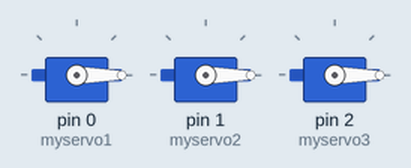
The sketch below on a simulated Arduino Uno, built with avr-gcc and run on an emulated ATmega328P. Shown: 3 × servo.

Above: at 0.1 s.
At 11.1 s:
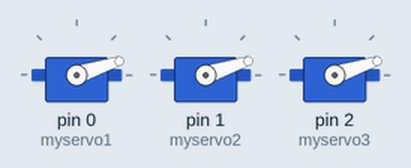
Timing chart, 0 to 22.5 s (numbered marks = the images above):
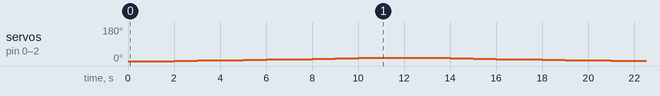

The sketch:

TripleSerialControl.ino
```cpp
//Triple ESC Serial Control
#include <Servo.h>

Servo myservo1;
Servo myservo2;
Servo myservo3;
String incomingString;

void arm(){
  // arm the speed controller, modify as necessary for your ESC
  setSpeed(0, 'a');
  setSpeed(0, 'b');
  setSpeed(0, 'c');
  delay(1000); //delay 1 second,  some speed controllers may need longer

  // sweep up from 0 to to maximum speed in 20 seconds
  int speed;
  //not high enough to start a disturbance
  for(speed = 0; speed <= 10; speed += 1) {
    setSpeed(speed,'a');
    setSpeed(speed, 'b');
    setSpeed(speed, 'c');
    delay(1000);
  }
  // sweep back down to 0 speed.
  for(speed = 10; speed > 0; speed -= 1) {
    setSpeed(speed, 'a');
    setSpeed(speed, 'b');
    setSpeed(speed, 'c');
    delay(1000);
  }
}


void setSpeed(int speed, char servoNum) {
  // speed is from 0 to 100 where 0 is off and 100 is maximum speed
  //the following maps speed values of 0-100 to angles from 0-180,
  // some speed controllers may need different values, see the ESC instructions
  int angle = map(speed, 0, 100, 0, 180);
  if(servoNum == 'a')
     myservo1.write(angle);
  else if(servoNum == 'b')
     myservo2.write(angle);
  else
     myservo3.write(angle);
}


void setup() {
  myservo1.attach(0);
  myservo2.attach(1);
  myservo3.attach(2);
  Serial.begin(57600);
  Serial.setTimeout(25);
  arm();
}


void loop() {
  if(Serial.available() > 0)
  {
    char ch = Serial.read();
    if (ch != 'x' &&  !(ch == 'a' || ch == 'b' || ch == 'c')){

      Serial.print("I have received: ");
      Serial.print(ch);

      incomingString += ch;
    }
    else if(ch == 'a' || ch == 'b' || ch == 'c'){
       int val = incomingString.toInt();
       Serial.println("Printing the value: ");
       Serial.println(val);
       if(val > -1 && val < 100)
       {
          Serial.println("Value is between 0 and 180");
          Serial.print("Setting speed to Servo: ");
          Serial.println(ch);
          setSpeed(val, ch);
       }
       else
       {
           Serial.println("Value is NOT between 0 and 180");
           Serial.println("Error with the input");
       }
       incomingString = "";
    }
  }
}
```
